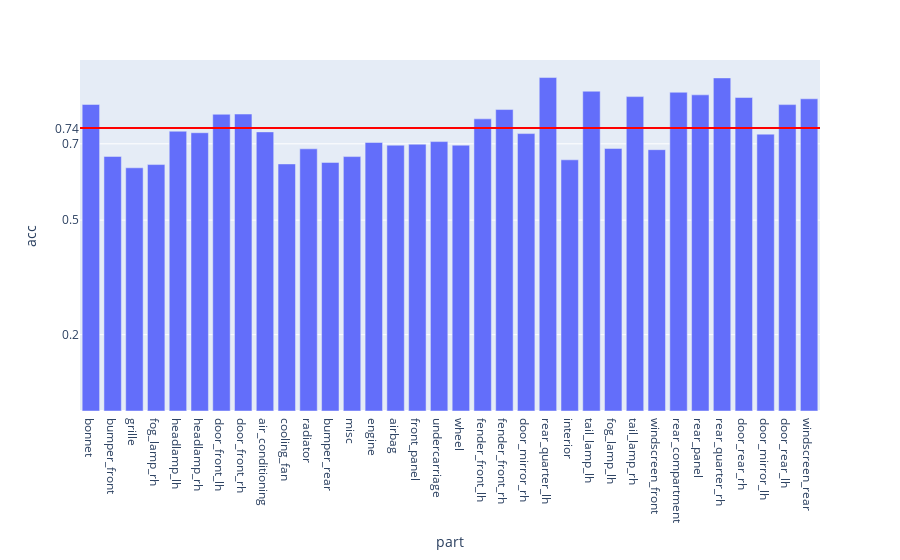

Notebook code cell kept with this figure:
### Code cell
fig = px.bar(evalMetrics, x = 'part', y = 'acc')

fig.add_hline(y=avgAcc, line_width=2, line_color="red")

fig.update_layout(
    yaxis = dict(
        tickmode = 'array',
        tickvals = [np.format_float_positional(avgAcc, 2), 0.2, 0.5, 0.7],
    )
)

### Figure 1 — Plotly figure (JSON) as saved in the notebook; plotly's stock layout.template omitted (floating-point values rounded to 4 significant figures)
{"data": [{"alignmentgroup": "True", "hovertemplate": "part=%{x}<br>acc=%{y}<extra></extra>", "legendgroup": "", "marker": {"color": "#636efa", "pattern": {"shape": ""}}, "name": "", "offsetgroup": "", "orientation": "v", "showlegend": false, "textposition": "auto", "type": "bar", "x": ["bonnet", "bumper_front", "grille", "fog_lamp_rh", "headlamp_lh", "headlamp_rh", "door_front_lh", "door_front_rh", "air_conditioning", "cooling_fan", "radiator", "bumper_rear", "misc", "engine", "airbag", "front_panel", "undercarriage", "wheel", "fender_front_lh", "fender_front_rh", "door_mirror_rh", "rear_quarter_lh", "interior", "tail_lamp_lh", "fog_lamp_lh", "tail_lamp_rh", "windscreen_front", "rear_compartment", "rear_panel", "rear_quarter_rh", "door_rear_rh", "door_mirror_lh", "door_rear_lh", "windscreen_rear"], "xaxis": "x", "y": [0.8031, 0.6669, 0.6371, 0.6456, 0.7329, 0.729, 0.7773, 0.7779, 0.7312, 0.6472, 0.6868, 0.6512, 0.6665, 0.7034, 0.6963, 0.6989, 0.7058, 0.6964, 0.7653, 0.7897, 0.7267, 0.8735, 0.658, 0.8377, 0.6878, 0.8236, 0.6846, 0.835, 0.8282, 0.8726, 0.8212, 0.7253, 0.8026, 0.8178], "yaxis": "y"}], "layout": {"barmode": "relative", "legend": {"tracegroupgap": 0}, "margin": {"t": 60}, "shapes": [{"line": {"color": "red", "width": 2}, "type": "line", "x0": 0, "x1": 1, "xref": "x domain", "y0": 0.7413, "y1": 0.7413, "yref": "y"}], "xaxis": {"anchor": "y", "domain": [0, 1], "title": {"text": "part"}}, "yaxis": {"anchor": "x", "domain": [0, 1], "tickmode": "array", "tickvals": ["0.74", 0.2, 0.5, 0.7], "title": {"text": "acc"}}}}
